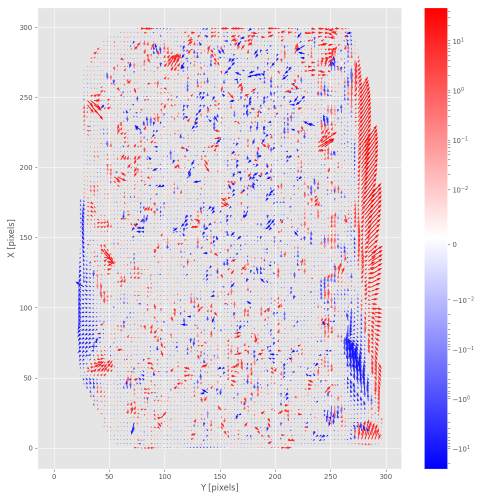
#> input picture dX_vectorfield.png, 1000 x 1000 px (shown at 1/2 size)
$ python -i cluster_detection_and_tracking.py   (imports and definitions only)
#> lines starting #> are read from the running program, lines starting #| are printed output that depends on the picture; after the words box and inside, x2 and y2 are one past the last pixel; in counts of white or black regions, pixels touching at a corner belong together
import cv2
from operator import itemgetter
import numpy as np
from settings import *
import matplotlib.pyplot as plt

# Find the indices of the top n values from a list or array quickly
def find_top_n_indices(data, top):
    indexed = enumerate(data)  # create pairs [(0, v1), (1, v2)...]
    sorted_data = sorted(indexed,
                         key=itemgetter(1),   # sort pairs by value
                         reverse=True)       # in reversed order
    return [d[0] for d in sorted_data[:top]]  # take first N indices


# Find n largest clusters using thresholding, canny edge detection and contour finding from OpenCV
def find_clusters(image, amount_of_clusters, verbose=False):
    """
    Detect clusters based on blur, thresholding and canny edge detection
    :param image:               Working image
    :param amount_of_clusters:  Number of clusters to detect (algorithm detects the #amount_of_clusters biggest ones)
    :param verbose:             Plotting True or False
    :return:                    Centroids, areas, bboxes of clusters
    """
    # Exception handling
    if not image.any():
        raise ValueError('Empty image received')

    # Check if image is grayscale
    assert len(image.shape) == 2, "Image must be grayscale"

    # Using cv2.blur() method
    cleared_image = cv2.blur(cv2.threshold(image, 110, 255, cv2.THRESH_BINARY)[1], (2, 2))  # TODO --> Automatic threshold settings

    # Separate clusters from background and convert background to black
    canny = cv2.Canny(cleared_image, threshold1=0, threshold2=0)

    # Find contours
    contours, _ = cv2.findContours(canny, cv2.RETR_EXTERNAL, cv2.CHAIN_APPROX_SIMPLE)

    # Exception handling
    if not contours:
        raise ValueError('No contours detected')

    # Locate n biggest contours
    biggest_contours = find_top_n_indices([cv2.contourArea(con) for con in contours],
                                          top=amount_of_clusters)

    # Locate the centroid of each contour
    centroids = []
    areas = []
    bboxes = []

    # Find the features of contours
    for n in biggest_contours:

        # Calculate centroid moment and area
        M = cv2.moments(contours[n])
        cX = int(M["m10"] / (M["m00"] + 1e-8))
        cY = int(M["m01"] / (M["m00"] + 1e-8))
        area = cv2.contourArea(contours[n])

        if area <= 1:
            continue

        # Add features to respective lists
        centroids.append((cX, cY))
        areas.append(area)
        squared_area = np.sqrt(area)
        bboxes.append([int(cX-squared_area),
                       int(cY-squared_area),
                       int(2*squared_area),
                       int(2*squared_area)])

    # Draw results
    if verbose:

        img = cv2.cvtColor(image, cv2.COLOR_GRAY2RGB)

        for n in range(len(centroids)):
            cv2.drawContours(img, contours, n, (0, 0, 255), 1)
            cv2.circle(img, centroids[n], 0, (255, 0, 0), 5)
            cv2.rectangle(img,
                          pt1=(int(bboxes[n][0]), int(bboxes[n][1])),
                          pt2=(int(bboxes[n][0] + bboxes[n][2]), int(bboxes[n][1] + bboxes[n][3])),
                          color=(255, 255, 0))

        # Display result
        cv2.imshow("Tracking", img)

        # Exit if ESC pressed
        k = cv2.waitKey(1) & 0xff
        if k == 27:
            return

    return centroids, areas, bboxes


class TrackClusters:

    def __init__(self, bbox=None):
        self.bbox = bbox

    def reset(self, img):
        """
        Initialize tracker based on first image and initial swarm coordinate
        :param img: Working image
        :return:    Center and size of cluster
        """
        # Check if we specified a bounding box to start with, otherwise select largest cluster
        if not self.bbox:
            _, _, self.bbox = find_clusters(image=img, amount_of_clusters=1, verbose=False)
        if not self.bbox:
            self.bbox = (0, 0, IMG_SIZE, IMG_SIZE)

        # Define tracker and initialise
        self.tracker = cv2.TrackerCSRT_create()  # Very accurate, dynamic sizing, not the fastest, still okay
        # self.tracker = cv2.legacy_TrackerMedianFlow.create()  # Very fast, dynamic sizing, medium accuracy

        self.ok = self.tracker.init(img, self.bbox)

        # Calculate center of bounding box
        self.center = [int(self.bbox[0] + 0.5 * self.bbox[2]), int(self.bbox[1] + 0.5 * self.bbox[3])]

        return self.center, np.mean((self.bbox[2], self.bbox[3]))

    # [47 lines left out: function update, not called in this run]

>>> import cv2
>>> picture = cv2.imread('../dX_vectorfield.png', cv2.IMREAD_GRAYSCALE)
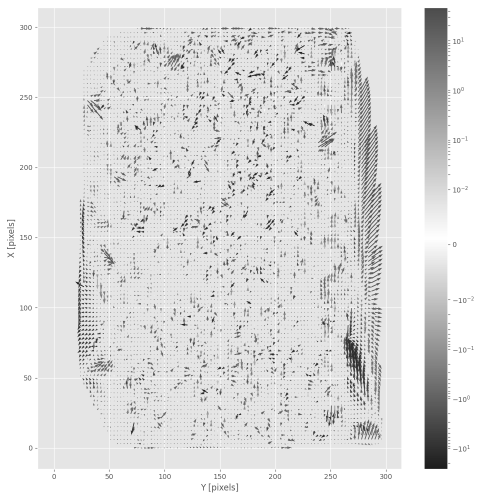
#> picture: shape (1000, 1000) (shown at 1/2 size); min 29, max 255, mean 225.5
>>> result = TrackClusters().reset(picture)
#> in find_clusters, `cleared_image = cv2.blur(cv2.threshold(image, 110, 255, cv2.THRESH_BIN..`:
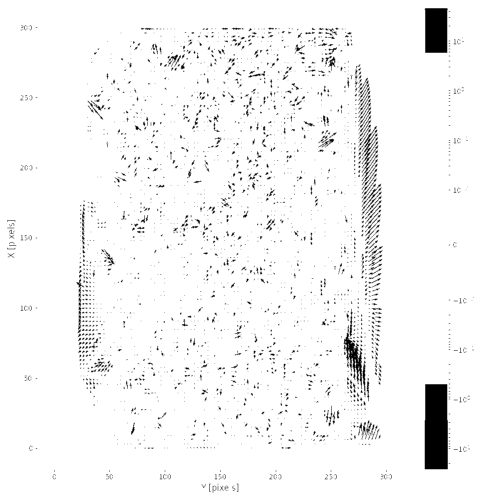
#> cleared_image: shape (1000, 1000) (shown at 1/2 size); min 0, max 255, mean 245.7
#> in find_clusters, `canny = cv2.Canny(cleared_image, threshold1=0, threshold2=0)`:
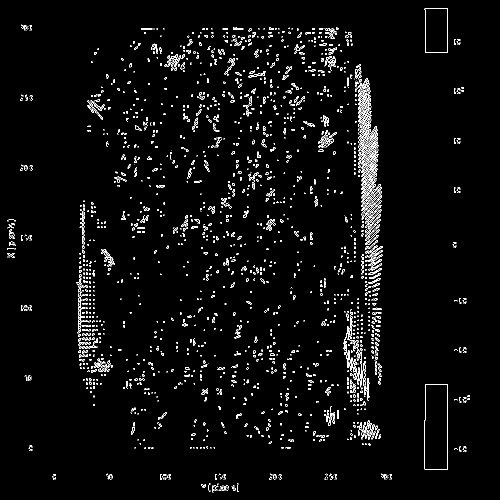
#> canny: shape (1000, 1000) (shown at 1/2 size); 3% white in thin lines or dots, all inside (x1, y1, x2, y2) = (14, 16, 940, 985)
#> in find_clusters, `contours, _ = cv2.findContours(canny, cv2.RETR_EXTERNAL, cv2.CHAIN_APP..`: contours = 1926 contours, 1735 with area under 20; largest, box (x1, y1, x2, y2) and area: (849, 768, 896, 939) 7677, (849, 16, 896, 106) 3922, (717, 252, 757, 346) 662, (723, 368, 764, 422) 320, (687, 633, 711, 736) 240
#> in find_top_n_indices, `sorted_data = sorted(indexed, key=itemgetter(1),`: sorted_data = 1926 pairs, first value 0 to 1925, second value 0 to 7677
#> in find_clusters, `biggest_contours = find_top_n_indices([cv2.contourArea(con) for con in..`: biggest_contours = [306]
#> the loop in find_clusters, `for n in biggest_contours:` made 1 pass
#> (n, cX, cY, area, squared_area) on pass 1: (306, 871, 853, 7677, 87.62)
#> after the loop in find_clusters, `for n in biggest_contours:`: areas = [7677]; bboxes = [[783, 765, 175, 175]]; centroids = [(871, 853)]
#> in reset, `_, _, self.bbox = find_clusters(image=img, amount_of_clusters=1, verbo..`: self.bbox = [[783, 765, 175, 175]]
#> (the run stopped early here; a loop or call above may not have finished)

$ run again, on dY_vectorfield.png
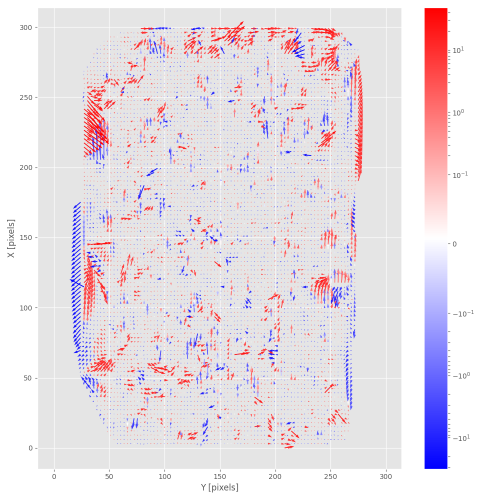
#> input picture dY_vectorfield.png, 1000 x 1000 px (shown at 1/2 size)
#> in find_clusters, `cleared_image = cv2.blur(cv2.threshold(image, 110, 255, cv2.THRESH_BIN..`:
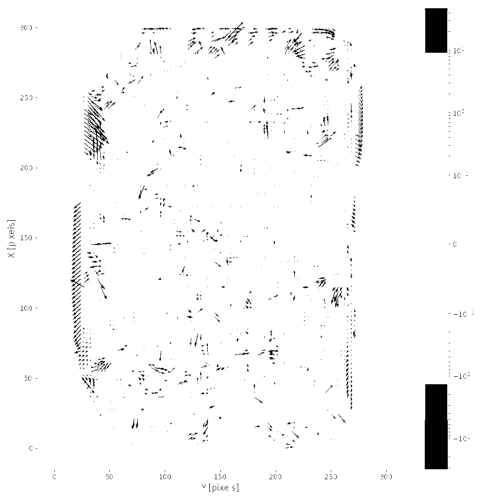
#> cleared_image: shape (1000, 1000) (shown at 1/2 size); min 0, max 255, mean 248.5
#> in find_clusters, `canny = cv2.Canny(cleared_image, threshold1=0, threshold2=0)`:
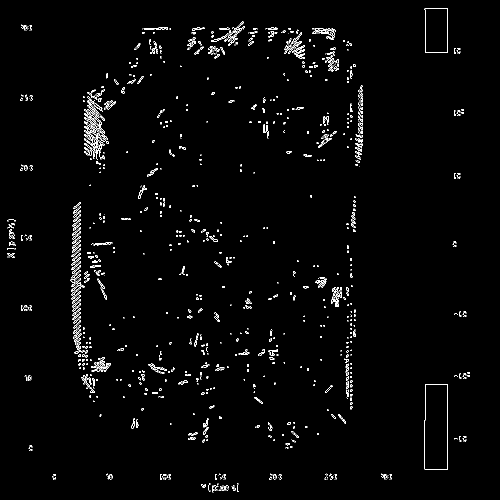
#> canny: shape (1000, 1000) (shown at 1/2 size); 1.7% white in thin lines or dots, all inside (x1, y1, x2, y2) = (14, 16, 940, 985)
#> contours = 1082 contours, 962 with area under 20; largest, box (x1, y1, x2, y2) and area: (849, 768, 896, 939) 7677, (849, 16, 896, 106) 3922, (168, 252, 194, 303) 296, (168, 218, 216, 301) 276, (624, 57, 670, 76) 256
#> sorted_data = 1082 pairs, first value 0 to 1081, second value 0 to 7677
#> biggest_contours = [189]
#> the loop in find_clusters, `for n in biggest_contours:` made 1 pass
#> (n, cX, cY, area, squared_area) on pass 1: (189, 871, 853, 7677, 87.62)
#> after the loop in find_clusters, `for n in biggest_contours:`: areas = [7677]; bboxes = [[783, 765, 175, 175]]; centroids = [(871, 853)]
#> self.bbox = [[783, 765, 175, 175]]
